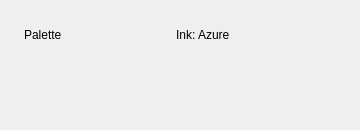
<?xml version="1.0" encoding="UTF-8"?>
<ui version="4.0">
 <class>TransparentRowCase</class>
 <widget class="QWidget" name="caseRoot">
  <property name="geometry">
   <rect>
    <x>0</x>
    <y>0</y>
    <width>360</width>
    <height>130</height>
   </rect>
  </property>
  <property name="minimumSize">
   <size>
    <width>360</width>
    <height>130</height>
   </size>
  </property>
  <layout class="QVBoxLayout" name="rootLayout">
   <property name="spacing">
    <number>0</number>
   </property>
   <property name="leftMargin">
    <number>24</number>
   </property>
   <property name="topMargin">
    <number>24</number>
   </property>
   <property name="rightMargin">
    <number>24</number>
   </property>
   <property name="bottomMargin">
    <number>24</number>
   </property>
   <item>
    <widget class="QWidget" name="transparentRow">
     <property name="minimumSize">
      <size>
       <width>0</width>
       <height>22</height>
      </size>
     </property>
     <layout class="QHBoxLayout" name="rowLayout">
      <property name="spacing">
       <number>12</number>
      </property>
      <property name="leftMargin">
       <number>0</number>
      </property>
      <property name="topMargin">
       <number>0</number>
      </property>
      <property name="rightMargin">
       <number>0</number>
      </property>
      <property name="bottomMargin">
       <number>0</number>
      </property>
      <item>
       <widget class="QLabel" name="leftCaption">
        <property name="minimumSize">
         <size>
          <width>100</width>
          <height>22</height>
         </size>
        </property>
        <property name="text">
         <string>Palette</string>
        </property>
       </widget>
      </item>
      <item>
       <spacer name="rowSpacer">
        <property name="orientation">
         <enum>Qt::Horizontal</enum>
        </property>
        <property name="sizeType">
         <enum>QSizePolicy::Expanding</enum>
        </property>
        <property name="sizeHint" stdset="0">
         <size>
          <width>40</width>
          <height>20</height>
         </size>
        </property>
       </spacer>
      </item>
      <item>
       <widget class="QLabel" name="rightCaption">
        <property name="minimumSize">
         <size>
          <width>160</width>
          <height>22</height>
         </size>
        </property>
        <property name="text">
         <string>Ink: Azure</string>
        </property>
       </widget>
      </item>
     </layout>
    </widget>
   </item>
   <item>
    <spacer name="tailSpacer">
     <property name="orientation">
      <enum>Qt::Vertical</enum>
     </property>
     <property name="sizeType">
      <enum>QSizePolicy::Expanding</enum>
     </property>
     <property name="sizeHint" stdset="0">
      <size>
       <width>20</width>
       <height>40</height>
      </size>
     </property>
    </spacer>
   </item>
  </layout>
 </widget>
 <resources/>
 <connections/>
</ui>
